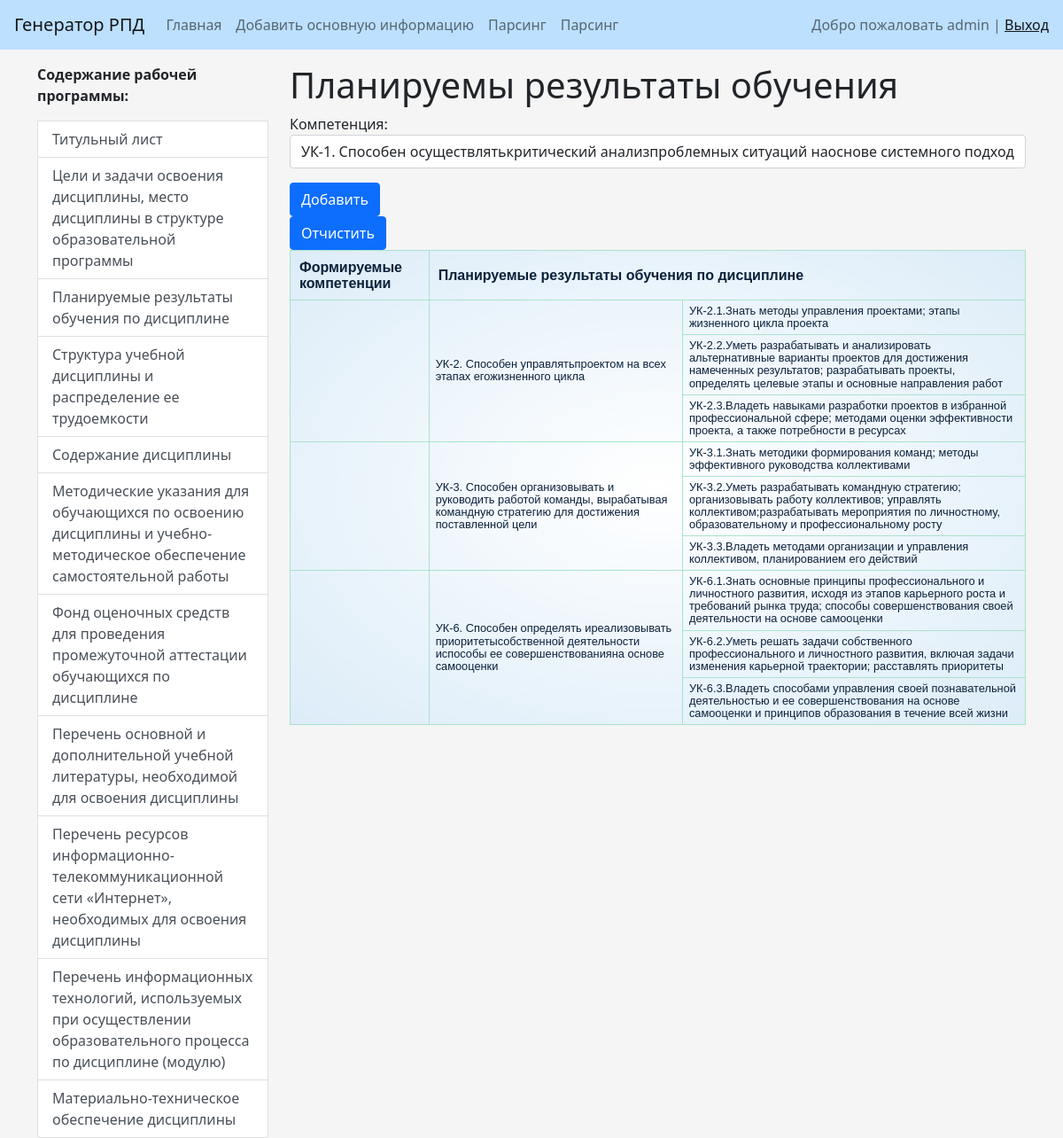
Screenshot of /opn_main_window/add_plan_res_ed/ (signed in) with the database file from the repository.
### generation_rpd/models.py (models this page shows, shortened)
class SelectComp(models.Model):
    kod_c = models.CharField(max_length=10)
    descrip_c = models.TextField(blank=True, verbose_name='Формулировка компетенции')
    kod_i_naim_c1 = models.TextField(blank=True,
                                     verbose_name='Знать')
    kod_i_naim_c2 = models.TextField(blank=True,
                                     verbose_name='Уметь')
    kod_i_naim_c3 = models.TextField(blank=True,
                                     verbose_name='Владеть')

### generation_rpd/views.py (the view)
# urls.py: path('opn_main_window/add_plan_res_ed/', add_plan_res_ed, name='add_plan_res_ed'),
def add_plan_res_ed(request):
    if request.method == 'POST':
        form = CompSelect(request.POST)
        if form.is_valid():
            print(form.cleaned_data)
            return redirect('home')
    else:
        form = CompSelect()
    bd1 = SelectComp.objects.all()
    return render(request, 'generation_rpd/add_compet.html', {'form': form, 'bd1': bd1})

### generation_rpd/forms.py
class CompSelect(forms.Form):
    comp = forms.ModelChoiceField(empty_label=None, queryset=ParsComp.objects.all(), label='Компетенция',
                                  widget=forms.Select(attrs={"class": "form-control"}))

### generation_rpd/models.py (called while the page is built)
    def __str__(self):  # строковый метод
        return self.descrip_comp

### generation_rpd/templatetags/gen_tags.py (called while the page is built)
@register.inclusion_tag('generation_rpd/list_categories.html')
def show_categories():
    categories = Category.objects.all()
    return {"categories": categories}

### generation_rpd/templates/generation_rpd/add_compet.html (shortened to what this page needs)
{% extends 'base.html' %}
{% block sidebar %}
{% include 'inc/_sidebar.html' %}
{% endblock %}
{% block content %}
<h1>Планируемы результаты обучения</h1>
<form action="{% url 'add_plan_res_education' %}" method="post">
    {{ form.as_p }}
<button type="submit" class="btn btn-primary btn-block">Добавить</button>
</form>
<button class="btn btn-primary btn-block">Отчистить</button>
<table border="1" width="100%" cellpadding="5">
    <tr>
        <th>Формируемые компетенции</th>
        <th colspan="2">Планируемые результаты обучения по дисциплине</th>
    </tr>
    {% for tbl in bd1 %}
    <tr>
        <td rowspan="3">{{tbl.kod_c}}</td>
        <td rowspan="3">{{tbl.descrip_c}}</td>
        <td>{{tbl.kod_i_naim_c1}}</td>
    <tr><td>{{tbl.kod_i_naim_c2}}</td></tr>
    <tr><td>{{tbl.kod_i_naim_c3}}</td></tr>
    </tr>
    {% endfor %}
</table>
{% endblock %}

### templates/inc/_nav.html (shortened to what this page needs)
<nav class="navbar navbar-expand-lg navbar-light bg-light">
    <a class="navbar-brand mx-3" href="{% url 'home' %}">Генератор РПД</a>
    <div class="collapse navbar-collapse" id="navbarSupportedContent">
        <ul class="navbar-nav me-auto mb-2 mb-lg-0">
            <li class="nav-item"><a class="nav-link" href="{% url 'home' %}">Главная</a></li>
            {% if request.user.is_authenticated %}
            <li class="nav-item"><a class="nav-link" href="{% url 'opn_main_window' %}">Добавить основную информацию</a></li>
            <li class="nav-item"><a class="nav-link" href="{% url 'parsing_book' %}">Парсинг</a></li>
            <li class="nav-item"><a class="nav-link" href="{% url 'get_commp' %}">Парсинг</a></li>
            {% endif %}
        </ul>
        <span class="navbar-text mx-3">
            {% if request.user.is_authenticated %}
            Добро пожаловать {{ user.username }} | <a href="{% url 'logout' %}">Выход</a>
            {% else %}
            <a href="{% url 'register' %}">Регистрация</a> | <a href="{% url 'login' %}">Войти</a>
            {% endif %}
        </span>
    </div>
</nav>

### rpdapp/static/css/style.css (style rules this page uses)
body { background-color: #f5f5f5; }
.bg-light { background-color: #bde0ff!important; }
table { border-collapse: collapse; line-height: 1.1; font-family: "Lucida Sans Unicode", "Lucida Grande", sans-serif; background: radial-gradient(farthest-corner at 50% 50%, white, #DCECF8); color: #0C213B; }
th { padding: 10px; border: 1px solid #A9E2CC; }
td { font-size: 0.8em; padding: 5px 7px; border: 1px solid #A9E2CC; }

### rows the page displays
SelectComp: descrip_c "УК-2. Способен управлятьпроектом на всех этапах егожизненного цикла", kod_i_naim_c1 "УК-2.1.Знать методы управления проектами; этапы жизненного цикла проекта", kod_i_naim_c2 "УК-2.2.Уметь разрабатывать и анализировать альтернативные варианты проектов для достижения намеченных результатов; разрабатывать проекты, определять целевые этапы и основные направления работ", kod_i_naim_c3 "УК-2.3.Владеть навыками разработки проектов в избранной профессиональной сфере; методами оценки эффективности проекта, а также потребности в ресурсах"
SelectComp: descrip_c "УК-3. Способен организовывать и руководить работой команды, вырабатывая командную стратегию для достижения поставленной цели", kod_i_naim_c1 "УК-3.1.Знать методики формирования команд; методы эффективного руководства коллективами", kod_i_naim_c2 "УК-3.2.Уметь разрабатывать командную стратегию; организовывать работу коллективов; управлять коллективом;разрабатывать мероприятия по личностному, образовательному и профессиональному росту", kod_i_naim_c3 "УК-3.3.Владеть методами организации и управления коллективом, планированием его действий"
SelectComp: descrip_c "УК-6. Способен определять иреализовывать приоритетысобственной деятельности испособы ее совершенствованияна основе самооценки", kod_i_naim_c1 "УК-6.1.Знать основные принципы профессионального и личностного развития, исходя из этапов карьерного роста и требований рынка труда; способы совершенствования своей деятельности на основе самооценки", kod_i_naim_c2 "УК-6.2.Уметь решать задачи собственного профессионального и личностного развития, включая задачи изменения карьерной траектории; расставлять приоритеты", kod_i_naim_c3 "УК-6.3.Владеть способами управления своей познавательной деятельностью и ее совершенствования на основе самооценки и принципов образования в течение всей жизни"

### other values shown
{{ user.username }} "admin"
